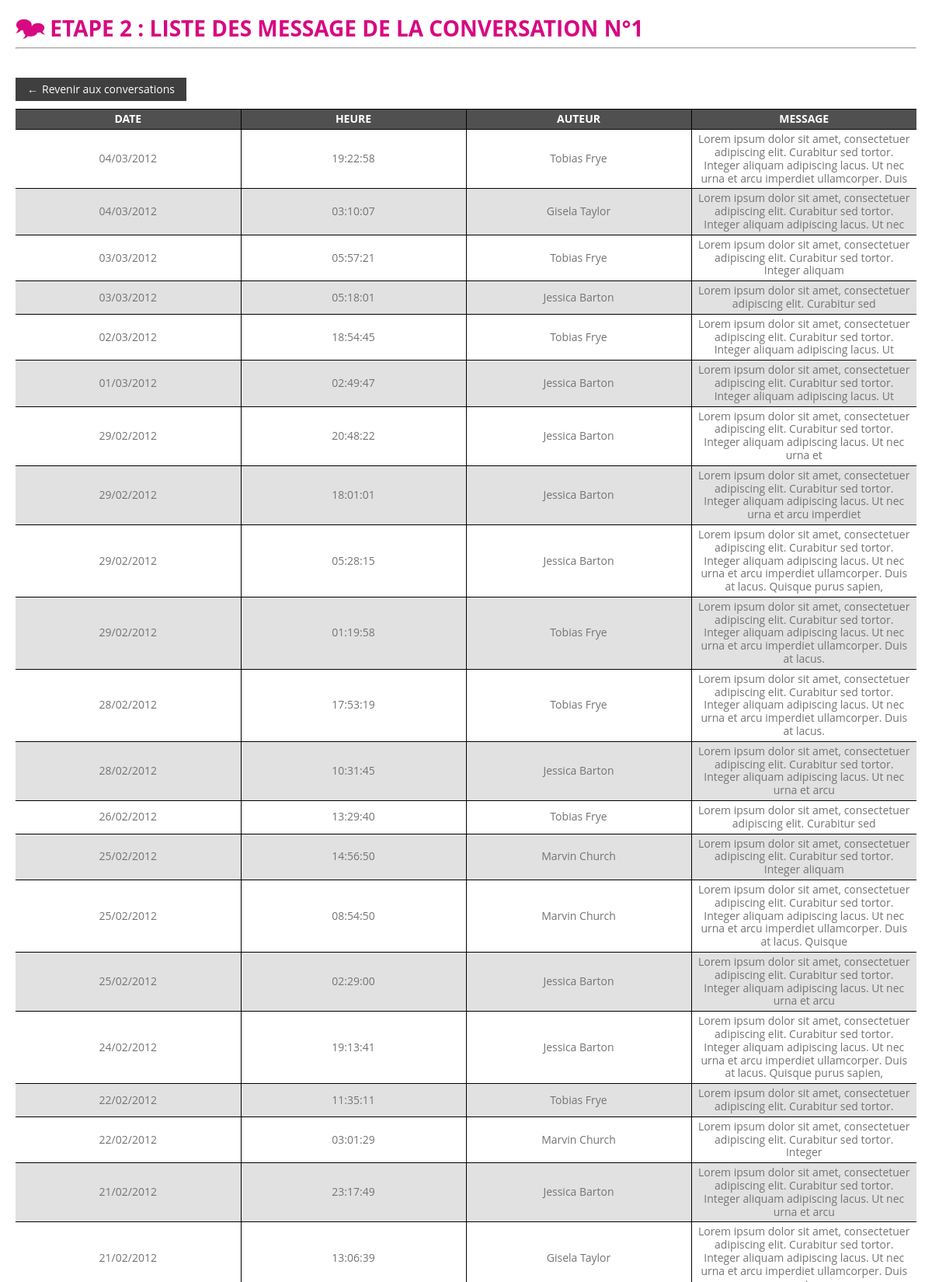
Page /Etape_2/WithDatas/conversation.php?conv=1 (upper part) on the committed database.
### tables this page shows
CREATE TABLE IF NOT EXISTS `conversation` (
  `c_id` int(11) NOT NULL AUTO_INCREMENT,
  `c_date` datetime NOT NULL,
  `c_termine` tinyint(1) NOT NULL DEFAULT '0',
  PRIMARY KEY (`c_id`)
);

CREATE TABLE IF NOT EXISTS `message` (
  `m_id` int(11) NOT NULL AUTO_INCREMENT,
  `m_contenu` varchar(2040) NOT NULL,
  `m_date` datetime NOT NULL,
  `m_auteur_fk` int(11) NOT NULL,
  `m_conversation_fk` int(11) NOT NULL,
  PRIMARY KEY (`m_id`),
  KEY `m_auteur_fk` (`m_auteur_fk`),
  KEY `m_conversation_fk` (`m_conversation_fk`)
);

### Etape_2/WithDatas/common.php (called while the page is built, shortened)
<?php
require_once( 'core/FileExplorer.php' );
function loadClasses( $className ) {
    $file = $className . '.php';
    $paths = array();
    if( defined( 'COREPATH' ) )
        $paths[] = COREPATH;
    if( defined( 'APPPATH' ) )
        $paths[] = APPPATH;
}

### Etape_2/WithDatas/core/FileExplorer.php (called while the page is built, shortened)
<?php
class FileExplorer {
    public static function generateDS( $path ) {
        return ( substr( $path, -1 )!=DS ? DS : '' );
    }
    public static function exploreToInclude( $path, $file ) {
        if( file_exists( $path ) && is_dir( $path . static::generateDS( $path ) ) )
            if( ( $resource = opendir( $path ) )!==false ) :
                while( ( $entry = readdir( $resource ) )!==false ) :
                    if( $entry!='.' && $entry!='..' ) :
                        if( is_file( $path . static::generateDS( $path ) . $entry ) ) :
                            if( $entry==$file ) :
                                require_once( $path . static::generateDS( $path ) . $file );
                            endif;
                        elseif( is_dir( $path . static::generateDS( $path ) . $entry . static::generateDS( $entry ) ) ) :
                            static::exploreToInclude( $path . static::generateDS( $path ) . $entry . static::generateDS( $entry ), $file );
                        endif;
                    endif;
                endwhile;
            endif;
    }
}

### Etape_2/WithDatas/core/SPDO.php (called while the page is built)
<?php
class SPDO {
    private static $_instance;
    private $_db;
    private function __construct( $host, $dbname, $login, $pass, $charset, $collate ) {
        try {
            $this->_db = new PDO( 'mysql:host=' . $host . ';dbname=' . $dbname . ';charset=' . $charset, $login, $pass, array( PDO::MYSQL_ATTR_INIT_COMMAND=>'SET NAMES ' . $charset . ' COLLATE ' . $collate, PDO::ATTR_ERRMODE=>PDO::ERRMODE_EXCEPTION ) );
        } catch( PDOException $e ) {
            throw $e;
        }
    }
    public static function getInstance( $host = null, $dbname = null, $login = null, $pass = null, $charset = 'utf8', $collate = 'utf8_general_ci' ) {
        try {
            if( !isset( self::$_instance ) )
                self::$_instance = new SPDO( $host, $dbname, $login, $pass, $charset, $collate );
            return self::$_instance;
        } catch( Exception $e ) {
            throw $e;
        }
    }
    public function getPDO() {
        return $this->_db;
    }
}

### Etape_2/WithDatas/core/CoreManager.php (called while the page is built, shortened)
<?php
abstract class CoreManager {
    protected $_db;
    public function __construct( $instance ) {
        $this->_db = $instance;
    }
    protected function getDb() {
        return $this->_db;
    }
    protected function executeQuery( $query, $options = array() ) {
        try {
            if( count( $options )>0 )
                if( ( $stmt = $this->getDb()->prepare( $query ) )!==false ) :
                    $bind = true;
                    foreach( $options as $key => $value ) :
                        if( ( $bind = $stmt->bindValue( $key, $value['VAL'], ( isset( $value['TYPE'] ) ? $value['TYPE'] : PDO::PARAM_STR ) ) )===false )
                            break;
                    endforeach;
                    if( $bind && ( $out = $stmt->execute() )===true ) :
                        switch( strtoupper( substr( $query, 0, 6 ) ) ) :
                            case 'SELECT':
                                return $stmt->fetchAll( PDO::FETCH_ASSOC );
                                break;
                        endswitch;
                        return $out;
                    endif;
                endif;
            else
                switch( strtoupper( substr( $query, 0, 6 ) ) ) :
                    default:
                        return $this->getDb()->exec( $query );
                endswitch;
            return false;
        } catch( PDOException $e ) {
            throw new CoreException( $e->getMessage() );
        }
    }
}

### Etape_2/WithDatas/core/SRequest.php (called while the page is built, shortened)
<?php
class SRequest {
    private static $_instance;
    private $_get;
    private function __construct() {
        $this->_get = $_GET;
    }
    public static function getInstance() {
        if( !isset( self::$_instance ) )
            self::$_instance = new SRequest;
        return self::$_instance;
    }
    private function getVar( $request, $key = NULL ) {
        return ( isset( $key ) ? ( isset( $request[$key] ) ? $request[$key] : NULL ) : $request );
    }
    public function get( $key = NULL ) {
        return $this->getVar( $this->_get, $key );
    }
}

### Etape_2/WithDatas/core/TypeTest.php (called while the page is built, shortened)
<?php
trait TypeTest {
    public function is_valid_int( $value ) {
        return ctype_digit( strval( $value ) );
    }
}

### Etape_2/WithDatas/app/Forum/Manager/ForumManager.php (called while the page is built, shortened)
<?php
class ForumManager extends CoreManager {
    public function getMessage( $conversation = NULL ) {
        try {
            $options = array();
            if( $this->is_valid_int( $conversation ) )
                $options['id'] = array( 'VAL' => $conversation, 'TYPE' => PDO::PARAM_INT );
            return $this->executeQuery( 'SELECT `c_id` AS "Conversation", `m_id` AS "ID", DATE_FORMAT( `m_date`, "%d/%m/%Y" ) AS "Date", DATE_FORMAT( `m_date`, "%H:%i:%s" ) AS "Heure", CONCAT( `u_prenom`, " ", `u_nom` ) AS "Auteur", `m_contenu` AS "Message" FROM `conversation` LEFT JOIN `message` ON `c_id`=`m_conversation_fk` LEFT JOIN `user` ON `m_auteur_fk`=`u_id` ' . ( $this->is_valid_int( $conversation ) ? ' WHERE `c_id`=:id' : '' ) . ' ORDER BY `m_date` DESC', $options );
        } catch( CoreException $e ) {
            throw $e;
        } catch( PDOException $e ) {
            throw new CoreException( $e->getMessage() );
        } catch( Exception $e ) {
            throw new CoreException( $e->getMessage() );
        }
    }
}

### Etape_2/WithDatas/conversation.php (the view, shortened to what this page needs)
<?php
require_once( 'common.php' );
require_once( 'core/SPDO.php' );
try {
    $forumManager = new ForumManager( SPDO::getInstance( DB_HOST, DB_NAME, DB_LOGIN, DB_PWD )->getPDO() );
    $datas = $forumManager->getMessage( SRequest::getInstance()->get( 'conv' ) );
} catch( ForumException $e ) {
    die( $e );
} catch( Exception $e ) {
    die( $e->getMessage() );
}
?>
<!DOCTYPE html>
<html>
    <head>
    </head>
    <body>
        <header role="banner">
            <h1><?php echo ( defined( 'THREE_SPEECH_BUBBLES' ) ? THREE_SPEECH_BUBBLES . ' ' : '' ); ?>Etape 2 : Liste des message de la conversation n°<?php echo isset( $datas[0]['Conversation'] ) ? $datas[0]['Conversation'] : ( isset( $_GET['conv'] ) ? $_GET['conv'] : '(inconnu)' ); ?></h1>
            <hr />
        </header>
        <section role="main">
            <a class="back" href="index.php" title="">Revenir aux conversations</a>
            <?php if( isset( $datas ) && is_array( $datas ) && count( $datas )>0 ) : ?>
            <table class="messages" style="width:100%;">
                <thead>
                    <tr>
                        <?php
                        foreach( $datas[0] as $key=>$value ) :
                            switch( $key ) :
                                case 'Conversation':
                                case 'ID':
                                    break;
                                default:
                                    echo '<th>' . $key . '</th>';
                                    break;
                            endswitch;
                        ?>
                        <?php endforeach; ?>
                    </tr>
                </thead>
                <tbody>
                    <?php foreach( $datas as $message ) : ?>
                    <tr>
                        <?php
                        foreach( $message as $key=>$value ) :
                            switch( $key ) :
                                case 'Conversation':
                                case 'ID':
                                    break;
                                default:
                                    echo '<td>' . $value . '</td>';
                                    break;
                            endswitch;
                        endforeach;
                        ?>
                    </tr>
                    <?php endforeach; ?>
                </tbody>
            </table>
            <?php endif; ?>
        </section>
    </body>
</html>

### Etape_2/WithDatas/style.css (style rules this page uses)
*,*::before,*::after { -webkit-box-sizing:border-box; -moz-box-sizing:border-box; -ms-box-sizing:border-box; -o-box-sizing:border-box; box-sizing:border-box; -webkit-background-clip:padding-box; -moz-background-clip:padding-box; -ms-background-clip:padding-box; background-clip:padding-box; }
html,body { margin:0;padding:0; }
html { font-size:62.5%; }
body { color:rgb(116,116,116); cursor:default; font-family:'Open Sans', sans-serif; font-size:1.4rem; line-height:1.2; }
a { display:inline-block; position:relative; -webkit-transition-duration:.2s; -moz-transition-duration:.2s; -ms-transition-duration:.2s; transition-duration:.2s; -webkit-transition-timing-function:ease-in-out; -moz-transition-timing-function:ease-in-out; -ms-transition-timing-function:ease-in-out; transition-timing-function:ease-in-out; }
h1,h2,h3,h4,h5,h6 { margin:0; padding:0; text-transform:uppercase; }
h1 { color:rgb(215,9,129); }
header[role="banner"] { clear:both; margin:0; padding:20px;padding:2rem; position:relative; }
section[role="main"] { clear:both; margin:0; padding:0 20px;padding:0 2rem; position:relative; }
table { table-layout:fixed; }
table.messages { border-collapse:collapse; }
th,td { padding:4px 7px; text-align:center; }
th { background-color:rgb(80,80,80); color:white; text-transform:uppercase; }
table.messages th,table.messages td { border-right:rgb(0,0,0) thin solid; border-top:rgb(0,0,0) thin solid; }
table.messages th:last-child,table.messages td:last-child { border-right:none; }
table.messages tr:nth-child(2n+2) td { background-color:rgb(225,225,225); }
a.back { background-color:rgb(63,63,63); color:rgb(255,255,255); padding:7px 15px; margin:10px auto; text-decoration:none; }
a.back::before { content:'\2190'; margin-right:5px; }

### rows in the picture
conversation: c_id "1"
message: value "04/03/2012", value "19:22:58", value "Tobias Frye", m_contenu "Lorem ipsum dolor sit amet, consectetuer adipiscing elit. Curabitur sed tortor. Integer aliquam adipiscing lacus. Ut nec urna et arcu imperdiet ullamcorper. Duis"
message: value "04/03/2012", value "03:10:07", value "Gisela Taylor", m_contenu "Lorem ipsum dolor sit amet, consectetuer adipiscing elit. Curabitur sed tortor. Integer aliquam adipiscing lacus. Ut nec"
message: value "03/03/2012", value "05:57:21", value "Tobias Frye", m_contenu "Lorem ipsum dolor sit amet, consectetuer adipiscing elit. Curabitur sed tortor. Integer aliquam"
message: value "03/03/2012", value "05:18:01", value "Jessica Barton", m_contenu "Lorem ipsum dolor sit amet, consectetuer adipiscing elit. Curabitur sed"
message: value "02/03/2012", value "18:54:45", value "Tobias Frye", m_contenu "Lorem ipsum dolor sit amet, consectetuer adipiscing elit. Curabitur sed tortor. Integer aliquam adipiscing lacus. Ut"
message: value "01/03/2012", value "02:49:47", value "Jessica Barton", m_contenu "Lorem ipsum dolor sit amet, consectetuer adipiscing elit. Curabitur sed tortor. Integer aliquam adipiscing lacus. Ut"
message: value "29/02/2012", value "20:48:22", value "Jessica Barton", m_contenu "Lorem ipsum dolor sit amet, consectetuer adipiscing elit. Curabitur sed tortor. Integer aliquam adipiscing lacus. Ut nec urna et"
message: value "29/02/2012", value "18:01:01", value "Jessica Barton", m_contenu "Lorem ipsum dolor sit amet, consectetuer adipiscing elit. Curabitur sed tortor. Integer aliquam adipiscing lacus. Ut nec urna et arcu imperdiet"
message: value "29/02/2012", value "05:28:15", value "Jessica Barton", m_contenu "Lorem ipsum dolor sit amet, consectetuer adipiscing elit. Curabitur sed tortor. Integer aliquam adipiscing lacus. Ut nec urna et arcu imperdiet ullamcorper. Duis at lacus. Quisque purus sapien,"
message: value "29/02/2012", value "01:19:58", value "Tobias Frye", m_contenu "Lorem ipsum dolor sit amet, consectetuer adipiscing elit. Curabitur sed tortor. Integer aliquam adipiscing lacus. Ut nec urna et arcu imperdiet ullamcorper. Duis at lacus."
message: value "28/02/2012", value "17:53:19", value "Tobias Frye", m_contenu "Lorem ipsum dolor sit amet, consectetuer adipiscing elit. Curabitur sed tortor. Integer aliquam adipiscing lacus. Ut nec urna et arcu imperdiet ullamcorper. Duis at lacus."
message: value "28/02/2012", value "10:31:45", value "Jessica Barton", m_contenu "Lorem ipsum dolor sit amet, consectetuer adipiscing elit. Curabitur sed tortor. Integer aliquam adipiscing lacus. Ut nec urna et arcu"
message: value "26/02/2012", value "13:29:40", value "Tobias Frye", m_contenu "Lorem ipsum dolor sit amet, consectetuer adipiscing elit. Curabitur sed"
message: value "25/02/2012", value "14:56:50", value "Marvin Church", m_contenu "Lorem ipsum dolor sit amet, consectetuer adipiscing elit. Curabitur sed tortor. Integer aliquam"
message: value "25/02/2012", value "08:54:50", value "Marvin Church", m_contenu "Lorem ipsum dolor sit amet, consectetuer adipiscing elit. Curabitur sed tortor. Integer aliquam adipiscing lacus. Ut nec urna et arcu imperdiet ullamcorper. Duis at lacus. Quisque"
message: value "25/02/2012", value "02:29:00", value "Jessica Barton", m_contenu "Lorem ipsum dolor sit amet, consectetuer adipiscing elit. Curabitur sed tortor. Integer aliquam adipiscing lacus. Ut nec urna et arcu"
message: value "24/02/2012", value "19:13:41", value "Jessica Barton", m_contenu "Lorem ipsum dolor sit amet, consectetuer adipiscing elit. Curabitur sed tortor. Integer aliquam adipiscing lacus. Ut nec urna et arcu imperdiet ullamcorper. Duis at lacus. Quisque purus sapien,"
message: value "22/02/2012", value "11:35:11", value "Tobias Frye", m_contenu "Lorem ipsum dolor sit amet, consectetuer adipiscing elit. Curabitur sed tortor."
message: value "22/02/2012", value "03:01:29", value "Marvin Church", m_contenu "Lorem ipsum dolor sit amet, consectetuer adipiscing elit. Curabitur sed tortor. Integer"
message: value "21/02/2012", value "23:17:49", value "Jessica Barton", m_contenu "Lorem ipsum dolor sit amet, consectetuer adipiscing elit. Curabitur sed tortor. Integer aliquam adipiscing lacus. Ut nec urna et arcu"
message: value "21/02/2012", value "13:06:39", value "Gisela Taylor"

### other values in the picture
THREE_SPEECH_BUBBLES "🗫"
$key "DATE"
$key "HEURE"
$key "AUTEUR"
$key "MESSAGE"
